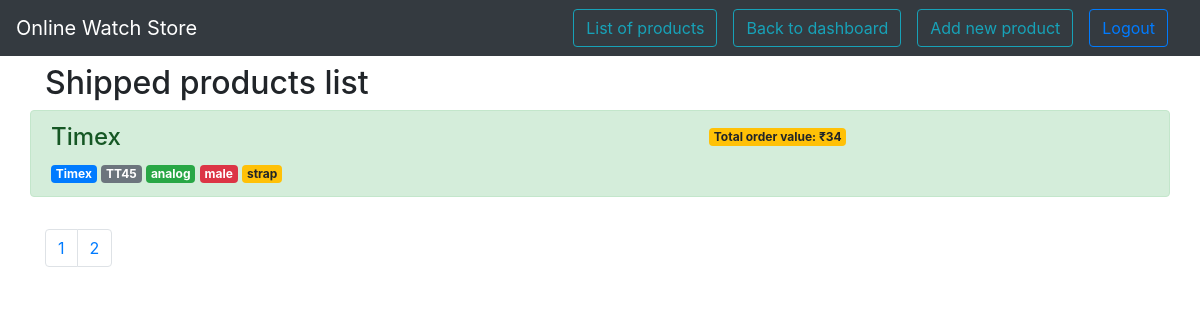
The app's page /dealer/shipped.php?page=2 (signed in) with its own data.
### tables this page shows
CREATE TABLE `purchases` (
  `id` int(11) NOT NULL,
  `product_id` int(11) NOT NULL,
  `user_id` int(11) NOT NULL,
  `count` int(11) NOT NULL,
  `date` varchar(100) NOT NULL,
  `shipped` tinyint(1) NOT NULL,
  `price` int(11) NOT NULL
);

CREATE TABLE `products` (
  `id` int(11) NOT NULL,
  `name` varchar(200) NOT NULL,
  `brand` varchar(200) NOT NULL,
  `code` varchar(200) NOT NULL,
  `category` varchar(200) NOT NULL,
  `gender` varchar(200) NOT NULL,
  `type` varchar(200) NOT NULL,
  `price` varchar(200) NOT NULL,
  `image` varchar(200) NOT NULL,
  `description` varchar(1000) NOT NULL,
  `dealer_id` int(11) NOT NULL,
  `count` int(11) NOT NULL
);

### dealer/shipped.php (the view, shortened to what this page needs)
<?php include 'connect.php' ?>
<?php session_start();
if (!isset($_SESSION['dealer'])) {
    echo '<script type="text/javascript">
                window.location = "signin.php"
                 </script>';
} else {
    $limit = 4;
    if (isset($_GET["page"])) {
        $page  = $_GET["page"];
    } else {
        $page = 1;
    };
    $start_from = ($page - 1) * $limit;
    $dealer_id = $_SESSION['dealer'];
    $sql = "SELECT product_id, shipped, purchases.price, purchases.count, name, brand, code, category, gender, type, dealer_id
    FROM purchases INNER JOIN products ON purchases.product_id = products.id WHERE dealer_id='$dealer_id' AND shipped=1 LIMIT $start_from, $limit";
    $result = mysqli_query($conn, $sql);
    while ($row = mysqli_fetch_assoc($result)) {
        $data[] = $row;
    }
    ?>
    <!doctype html>
    <html lang="en">
    <head>
        <link rel="stylesheet" type="text/css" href="../assets/css/bootstrap.css">
        <link rel="stylesheet" type="text/css" href="../assets/css/style.css">
    </head>
    <body>
        <nav class="navbar navbar-expand-lg navbar-dark bg-dark">
            <a class="navbar-brand" href="#">Online Watch Store</a>
            <a href="productlist.php" class="ml-auto mr-3"><button class="btn btn-outline-info">List of products</button></a>
            <a href="dashboard.php" class="mr-3"><button class="btn btn-outline-info">Back to dashboard</button></a>
            <a href="addnew.php" class="mr-3"><button class="btn btn-outline-info">Add new product</button></a>
            <a href="logout.php" class="mr-3"><button class="btn btn-outline-primary">Logout</button></a>
        </nav>
        <div class="container">
            <div class="row">
                <h2 class="col-md-12 mt-2">Shipped products list</h2>
                <?php $total = 0;
                    foreach ($data as $a) { ?>
                    <div class="alert alert-success col-md-12" role="alert">
                        <div class="row">
                            <div class="col-md-3">
                                <h4 class="alert-heading"><?php echo $a['name']; ?></h4>
                                <span class="badge badge-primary"><?php echo $a['brand']; ?></span>
                                <span class="badge badge-secondary"><?php echo $a['code']; ?></span>
                                <span class="badge badge-success"><?php echo $a['category']; ?></span>
                                <span class="badge badge-danger"><?php echo $a['gender']; ?></span>
                                <span class="badge badge-warning"><?php echo $a['type']; ?></span>
                            </div>
                            <div class="col-md-1 offset-4">
                                <span class="badge badge-warning">Total order value: ₹<?php echo $a['count'] * $a['price'];
                                                                                                $total += $a['count'] * $a['price']; ?></span>
                            </div>
                        </div>
                    </div>
                <?php } ?>
            </div>
            <?php
                $sql = "SELECT COUNT(purchases.id) FROM products INNER JOIN purchases on purchases.product_id = products.id WHERE dealer_id='$dealer_id' AND shipped=1";
                $rs_result = mysqli_query($conn, $sql);
                $row = mysqli_fetch_row($rs_result);
                $total_records = $row[0];
                $total_pages = ceil($total_records / $limit);
                $pagLink = "<div class='pagination mt-3'>";
                for ($i = 1; $i <= $total_pages; $i++) {
                    $pagLink .= "<li class='page-item'><a class='page-link' href='shipped.php?page=" . $i . "'>" . $i . "</a></li>";
                };
                echo $pagLink . "</div>";
                ?>
    </body>
<?php } ?>
    </html>

### records on screen
purchases: product.name "Timex", product.brand "Timex", product.code "TT45", product.category "analog", product.gender "male", product.type "strap", $a['count']*$a['price'] "34"
